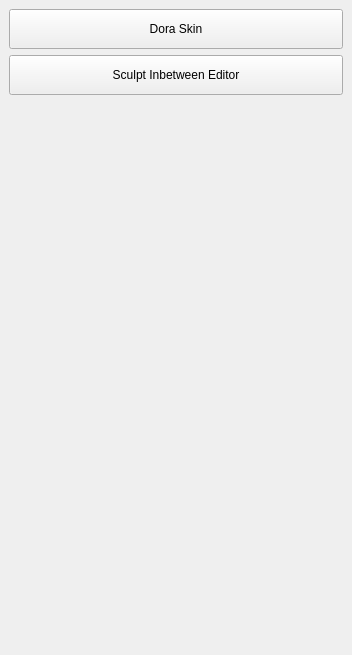
<?xml version="1.0" encoding="UTF-8"?>
<ui version="4.0">
 <class>MainWindow</class>
 <widget class="QMainWindow" name="MainWindow">
  <property name="geometry">
   <rect>
    <x>0</x>
    <y>0</y>
    <width>352</width>
    <height>655</height>
   </rect>
  </property>
  <property name="windowTitle">
   <string>MainWindow</string>
  </property>
  <widget class="QWidget" name="centralwidget">
   <layout class="QVBoxLayout" name="verticalLayout">
    <item>
     <widget class="QPushButton" name="doraSkin_pushButton">
      <property name="minimumSize">
       <size>
        <width>0</width>
        <height>40</height>
       </size>
      </property>
      <property name="text">
       <string>Dora Skin</string>
      </property>
     </widget>
    </item>
    <item>
     <widget class="QPushButton" name="sculptInbetweenEditor_pushButton">
      <property name="minimumSize">
       <size>
        <width>0</width>
        <height>40</height>
       </size>
      </property>
      <property name="text">
       <string>Sculpt Inbetween Editor</string>
      </property>
     </widget>
    </item>
    <item>
     <spacer name="verticalSpacer">
      <property name="orientation">
       <enum>Qt::Vertical</enum>
      </property>
      <property name="sizeHint" stdset="0">
       <size>
        <width>20</width>
        <height>40</height>
       </size>
      </property>
     </spacer>
    </item>
   </layout>
  </widget>
 </widget>
 <resources/>
 <connections/>
</ui>
